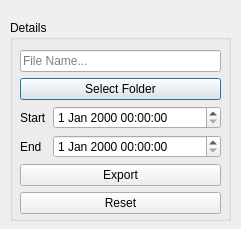
<?xml version="1.0" encoding="UTF-8"?>
<ui version="4.0">
 <class>Dialog</class>
 <widget class="QDialog" name="Dialog">
  <property name="windowModality">
   <enum>Qt::ApplicationModal</enum>
  </property>
  <property name="geometry">
   <rect>
    <x>0</x>
    <y>0</y>
    <width>241</width>
    <height>229</height>
   </rect>
  </property>
  <property name="windowTitle">
   <string>Dialog</string>
  </property>
  <widget class="QGroupBox" name="groupBox">
   <property name="geometry">
    <rect>
     <x>10</x>
     <y>20</y>
     <width>221</width>
     <height>201</height>
    </rect>
   </property>
   <property name="title">
    <string>Details</string>
   </property>
   <widget class="QWidget" name="formLayoutWidget">
    <property name="geometry">
     <rect>
      <x>10</x>
      <y>30</y>
      <width>201</width>
      <height>167</height>
     </rect>
    </property>
    <layout class="QFormLayout" name="formLayout">
     <item row="0" column="0" colspan="2">
      <widget class="QLineEdit" name="file_name">
       <property name="placeholderText">
        <string>File Name...</string>
       </property>
      </widget>
     </item>
     <item row="1" column="0" colspan="2">
      <widget class="QPushButton" name="folder">
       <property name="text">
        <string>Select Folder</string>
       </property>
      </widget>
     </item>
     <item row="3" column="0">
      <widget class="QLabel" name="label">
       <property name="text">
        <string>Start</string>
       </property>
      </widget>
     </item>
     <item row="4" column="0">
      <widget class="QLabel" name="label_2">
       <property name="text">
        <string>End</string>
       </property>
      </widget>
     </item>
     <item row="5" column="0" colspan="2">
      <widget class="QPushButton" name="exp_btn">
       <property name="text">
        <string>Export</string>
       </property>
      </widget>
     </item>
     <item row="6" column="0" colspan="2">
      <widget class="QPushButton" name="rst_btn">
       <property name="text">
        <string>Reset</string>
       </property>
      </widget>
     </item>
     <item row="3" column="1">
      <widget class="QDateTimeEdit" name="start"/>
     </item>
     <item row="4" column="1">
      <widget class="QDateTimeEdit" name="end"/>
     </item>
    </layout>
   </widget>
  </widget>
 </widget>
 <resources/>
 <connections/>
</ui>
